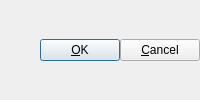
    <widget class="QWidget" name="widget" native="true">
     <layout class="QHBoxLayout" name="horizontalLayout_2">
      <property name="spacing">
       <number>0</number>
      </property>
      <property name="leftMargin">
       <number>0</number>
      </property>
      <property name="topMargin">
       <number>0</number>
      </property>
      <property name="rightMargin">
       <number>0</number>
      </property>
      <property name="bottomMargin">
       <number>0</number>
      </property>
      <item>
       <widget class="QLabel" name="Msg">
        <property name="enabled">
         <bool>true</bool>
        </property>
        <property name="sizePolicy">
         <sizepolicy hsizetype="MinimumExpanding" vsizetype="Preferred">
          <horstretch>0</horstretch>
          <verstretch>0</verstretch>
         </sizepolicy>
        </property>
        <property name="toolTip">
         <string/>
        </property>
        <property name="text">
         <string/>
        </property>
       </widget>
      </item>
      <item>
       <widget class="QPushButton" name="BtnOK">
        <property name="enabled">
         <bool>true</bool>
        </property>
        <property name="sizePolicy">
         <sizepolicy hsizetype="Fixed" vsizetype="Fixed">
          <horstretch>0</horstretch>
          <verstretch>0</verstretch>
         </sizepolicy>
        </property>
        <property name="toolTip">
         <string/>
        </property>
        <property name="text">
         <string>&amp;OK</string>
        </property>
        <property name="autoDefault">
         <bool>true</bool>
        </property>
        <property name="default">
         <bool>true</bool>
        </property>
       </widget>
      </item>
      <item>
       <widget class="QPushButton" name="BtnCancel">
        <property name="enabled">
         <bool>true</bool>
        </property>
        <property name="sizePolicy">
         <sizepolicy hsizetype="Fixed" vsizetype="Fixed">
          <horstretch>0</horstretch>
          <verstretch>0</verstretch>
         </sizepolicy>
        </property>
        <property name="toolTip">
         <string/>
        </property>
        <property name="text">
         <string>&amp;Cancel</string>
        </property>
       </widget>
      </item>
     </layout>
    </widget>
